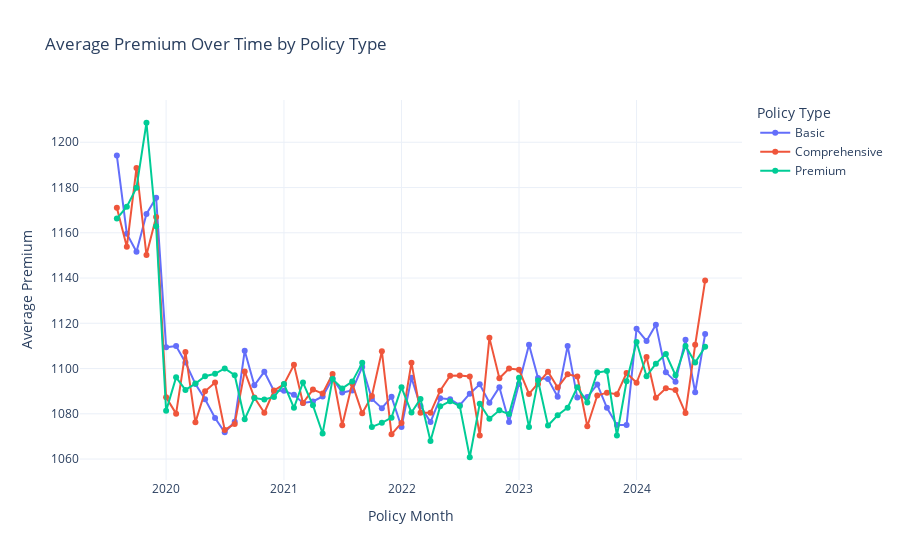

Notebook code cell kept with this figure:
### Code cell
avg_premium_policy_type = df.groupby(['Policy Month', 'Policy Type'])['Premium Amount'].mean().reset_index()


fig1 = px.line(avg_premium_policy_type,
               x='Policy Month',
               y='Premium Amount',
               color='Policy Type',
               title='Average Premium Over Time by Policy Type',
               markers=True,
               template='plotly_white')

fig1.update_layout(xaxis_title='Policy Month',
                   yaxis_title='Average Premium')

fig1.show()
